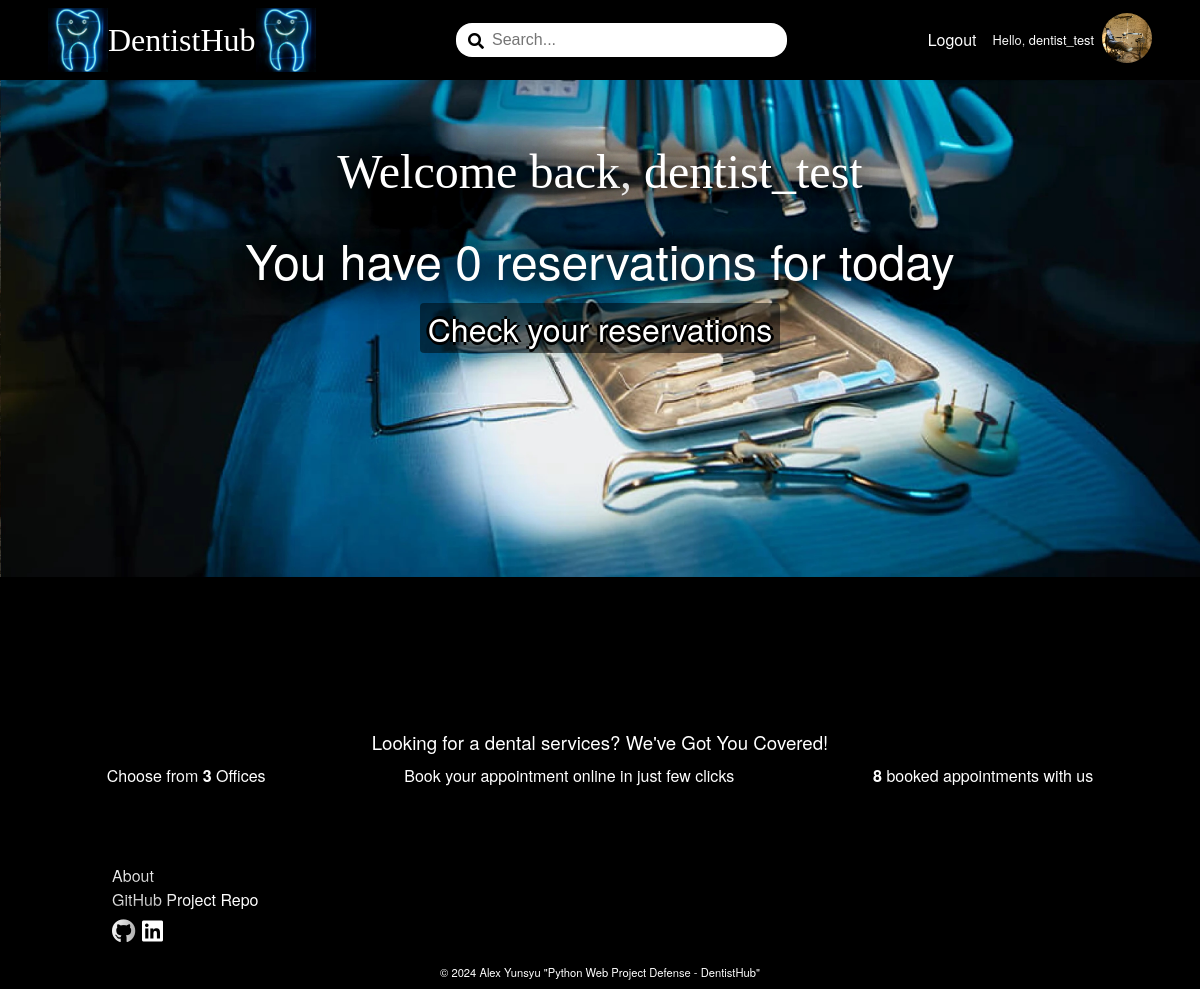
Page / (signed in) on the committed database.
### DentistBook/account/models.py (models this page shows)
class AppUser(AbstractUser):
    MAX_LENGTH_ROLE = 15
    ROLES = (
        ('Client', 'Client'),
        ('Dentistsoffice', 'Dentist'),
    )
    role = models.CharField(
        max_length=MAX_LENGTH_ROLE,
        choices=ROLES,
        blank=True
    )

### DentistBook/dentistsoffice/models.py (models this page shows, shortened)
class DentistsofficeProfile(models.Model):
    MIN_LENGTH_NAME = 2
    MAX_LENGTH_NAME = 50
    MIN_LENGTH_ADDRESS = 5
    MAX_LENGTH_ADDRESS = 50
    MIN_LENGTH_CITY = 2
    MAX_LENGTH_CITY = 50
    MAX_DIGITS_GEOLOCATION = 18
    DECIMAL_PLACES_GEOLOCATION = 15
    MIN_VALUE_GEOLOCATION_LATITUDE = -90
    MAX_VALUE_GEOLOCATION_LATITUDE = 90
    MIN_VALUE_GEOLOCATION_LONGITUDE = -180
    MAX_VALUE_GEOLOCATION_LONGITUDE = 180
    MIN_LENGTH_ABOUT = 10
    MAX_LENGTH_ABOUT = 500
    class Meta:
        verbose_name = 'Dentists office Profile'
    name = models.CharField(
        max_length=MAX_LENGTH_NAME,
        validators=(validators.MinLengthValidator(MIN_LENGTH_NAME),),
        null=False,
        blank=False
    )
    address = models.CharField(
        max_length=MAX_LENGTH_ADDRESS,
        validators=(validators.MinLengthValidator(MIN_LENGTH_ADDRESS),),
        null=False,
        blank=False
    )
    city = models.CharField(
        max_length=MAX_LENGTH_CITY,
        validators=(
            validators.MinLengthValidator(MIN_LENGTH_CITY),
            validate_dentistsoffice_city_name,
        ),
        null=False,
        blank=False
    )
    geolocation_latitude = models.DecimalField(
        max_digits=MAX_DIGITS_GEOLOCATION,
        decimal_places=DECIMAL_PLACES_GEOLOCATION,
        validators=(
            validators.MinValueValidator(MIN_VALUE_GEOLOCATION_LATITUDE),
            validators.MaxValueValidator(MAX_VALUE_GEOLOCATION_LATITUDE)
        ),
        null=True,
        blank=True
        )
    geolocation_longitude = models.DecimalField(
        max_digits=MAX_DIGITS_GEOLOCATION,
        decimal_places=DECIMAL_PLACES_GEOLOCATION,
        validators=(
            validators.MinValueValidator(MIN_VALUE_GEOLOCATION_LONGITUDE),
            validators.MaxValueValidator(MAX_VALUE_GEOLOCATION_LONGITUDE)
        ),
        null=True,
        blank=True
        )
    about = models.TextField(
        max_length=MAX_LENGTH_ABOUT,
        validators=(validators.MinLengthValidator(MIN_LENGTH_ABOUT),),
        null=True,
        blank=True
    )
    dentistsoffice_picture = models.ImageField(
        upload_to='dentistsoffice-profile-pictures',
        validators=(validate_dentistsoffice_picture_file_size,),
        null=True,
        blank=True,
    )
    slug = models.SlugField(
        unique=True
    )
    user = models.OneToOneField(
        UserModel,
        on_delete=models.CASCADE,
        primary_key=True
    )

### DentistBook/common/views.py (the view)
# urls.py: path('', home_page, name='home-page'),
def home_page(request):
    dentistsoffices_count = DentistsofficeProfile.objects.all().count()
    reservations_count = Reservation.objects.all().count()
    user = request.user
    client_message = None
    if user.is_authenticated and hasattr(user, 'clientprofile'):
        total_reservations = Reservation.objects.filter(user=user).count()
        if total_reservations == 1:
            client_message = f"Total {total_reservations} booked appointment with us"
        else:
            client_message = f"Total {total_reservations} booked appointments with us"
    dentistsoffice_message = None
    if user.is_authenticated and hasattr(user, 'dentistsofficeprofile'):
        today_reservations = Reservation.objects.filter(dentistsoffice=user.dentistsofficeprofile, date=datetime.date.today()).count()
        if today_reservations == 1:
            dentistsoffice_message = f"You have {today_reservations} reservation for today"
        else:
            dentistsoffice_message = f"You have {today_reservations} reservations for today"
    context = {
        'dentistsoffices_count': dentistsoffices_count,
        'reservations_count': reservations_count,
        'client_message': client_message,
        'dentistsoffice_message': dentistsoffice_message,
    }
    return render(request, 'common/home.html', context)

### DentistBook/common/templatetags/custom_filters.py (called while the page is built)
@register.filter
def get_role(user):
    return user.role if user.is_authenticated else ''

### DentistBook/common/templates/common/home.html (shortened to what this page needs)
{% extends 'base.html' %}
{% load static %}
{% load custom_filters %}
{% block content %}
    <div class="cover-picture-container">
        {% if not request.user.is_authenticated %}
            <h1>Welcome to DentistHub</h1>
            <h2>Book Your Dentist Appointment Today!</h2>
        {% else %}
            <h1>Welcome back, {{ request.user }}</h1>
            {% if request.user|get_role == 'Client' %}
                <h2>{{ client_message }}</h2>
            {% else %}
                <h2>{{ dentistsoffice_message }}</h2>
                <a href="{% url 'reservation-list' pk=request.user.pk %}" class="check-out">Check your reservations</a>
            {% endif %}
        {% endif %}
        <img src="{% static 'images/website_photos/nathon-oski-EW_rqoSdDes-unsplash.jpg' %}" alt="cover" class="home-cover-picture">
    </div>
    <div class="intro-container">
        <h3>Looking for a dental services? We've Got You Covered!</h3>
        <div>
            <span>Choose from <b>{{ dentistsoffices_count }}</b> Offices</span>
            <span>Book your appointment online in just few clicks</span>
            <span><b>{{ reservations_count }}</b> booked appointments with us</span>
        </div>
    </div>
{% endblock %}

### templates/header.html (shortened to what this page needs)
{% load custom_filters %}
{% load static %}
<div class="home-logo">
    <a href="{% url 'home-page' %}">
        <img src="{% static 'images/dentistsoffice-pole.jpg' %}" alt="dentistsoffice-pole">
        <span>DentistHub</span>
        <img src="{% static 'images/dentistsoffice-pole.jpg' %}" alt="dentistsoffice-pole">
    </a>
</div>
<div class="search-field">
    <span><i class="fas fa-search"></i></span>
    <input type="text" id="search-input" placeholder="Search...">
</div>
<nav class="header-nav-links">
    <ul role="list">
        {% if not request.user.is_authenticated %}
            <li class="nav-item"><a href="{% url 'register-page' %}">Register</a></li>
            <li class="nav-item"><a href="{% url 'login-page' %}">Login</a></li>
        {% else %}
            <li class="nav-item"><a href="{% url 'logout-page' %}">Logout</a></li>
            {% if request.user|get_role == 'Client' %}
                <li class="nav-item nav-profile">
                    <a href="{% url 'client-details' %}">Hello, {{ request.user }}</a>
                    <a href="{% url 'client-details' %}">
                        {% if request.user.clientprofile.profile_picture %}
                            <img src="{{ request.user.clientprofile.profile_picture.url }}" alt="profile-picture-thumbnail" class="profile-picture-thumbnail">
                        {% else %}
                            <img src="{% static 'images/client-default-profile-picture.jpg' %}" alt="default_profile_picture" class="profile-picture-thumbnail">
                        {% endif %}
                    </a>
                </li>
            {% else %}
                <li class="nav-item nav-profile">
                    <a href="{% url 'dentistsoffice-details' slug=request.user.dentistsofficeprofile.slug %}">Hello, {{ request.user }}</a>
                    <a href="{% url 'dentistsoffice-details' slug=request.user.dentistsofficeprofile.slug %}">
                        {% if request.user.dentistsofficeprofile.dentistsoffice_picture %}
                            <img src="{{ request.user.dentistsofficeprofile.dentistsoffice_picture.url }}" alt="dentistsoffice-profile-picture-thumbnail" class="profile-picture-thumbnail">
                        {% else %}
                            <img src="{% static 'images/dentistsoffice-default-profile-picture.jpg' %}" alt="dentistsoffice-default_profile_picture" class="profile-picture-thumbnail">
                        {% endif %}
                    </a>
                </li>
            {% endif %}
        {% endif %}
    </ul>
</nav>

### static/css/styles.css (style rules this page uses)
:root { --button-brown: #370511; }
*, *::before, *::after { box-sizing: border-box; }
body, h1, h2, h3, h4, h5, h6, p, figure, blockquote, dl, dd { margin: 0; }
h1, h2, h3, h4, h5, h6, b, li, p { color: white; text-shadow: -10px -10px 30px rgba(0, 0, 0, 0.9), 10px -10px 30px rgba(0, 0, 0, 0.9), -10px 10px 30px rgba(0, 0, 0, 0.9), 10px 10px 30px rgba(0, 0, 0, 0.9); }
body { color: white; background-image: url('../images/website_photos/background.jpg'); background-size: cover; background-position: center; background-repeat: no-repeat; }
ul[role='list'], ol[role='list'] { list-style: none; padding: 0; margin: 0; }
a { text-decoration: none; color: inherit; }
body { font-family: 'Helvetica Neue', Arial, sans-serif; line-height: 1.5; height: 100% }
main h1 { font-family: Impact, fantasy; font-size: 3rem; }
header nav ul { display: flex; flex-direction: row; gap: 1rem; align-items: center; }
header a { color: white; }
.home-logo a { display: flex; flex-direction: row; align-items: center; font-size: 2rem; font-family: Impact, fantasy; font-weight: 500; }
.home-logo img { width: 60px; }
.search-field { position: relative; width: 30%; }
.search-field span { position: absolute; top: 6px; left: 12px; color: black; z-index: 1; }
.search-field input { padding: 0.5rem 2.25rem; width: 100%; border-radius: 16px; border: none; font-size: 1rem; }
ul { list-style: none; }
a { text-decoration: none; }
.check-out { background-color: rgba(0, 0, 0, 0.5); color: white; padding: 2px 8px; border-radius: 4px; }
.profile-picture-thumbnail { width: 50px; height: 50px; object-fit: cover; overflow: hidden; border-radius: 50%; }
.nav-profile { display: flex; flex-direction: row; align-items: center; font-size: 0.8rem; gap: 8px; }
h1, h2, h3, h4, h5, h6 { font-family: 'Helvetica Neue', Arial, sans-serif; font-weight: 500; padding: 0.5rem 0; }
.intro-container { height: 50px; text-align: center; }
.intro-container div { display: flex; flex-direction: row; gap: 2rem; justify-content: space-evenly; }
.cover-picture-container { position: relative; width: 100%; height: 80vh; overflow: hidden; }
.cover-picture-container h1 { margin-top: 3rem; }
.home-cover-picture { position: absolute; top: -300px; left: 0; width: 100%; object-fit: cover; z-index: -1; }
.cover-picture-container { color: rgba(255,255,255,0.9); text-shadow: 3px 0 black, 0 -3px black, -3px 0 black, 0 3px black; font-size: 2rem; font-weight: 500; text-align: center; }

### rows in the picture
AppUser: user "dentist_test", user.dentistsofficeprofile.dentistsoffice_picture (picture)

### other values in the picture
{{ dentistsoffice_message }} "You have 0 reservations for today"
{{ dentistsoffices_count }} "3"
{{ reservations_count }} "8"
